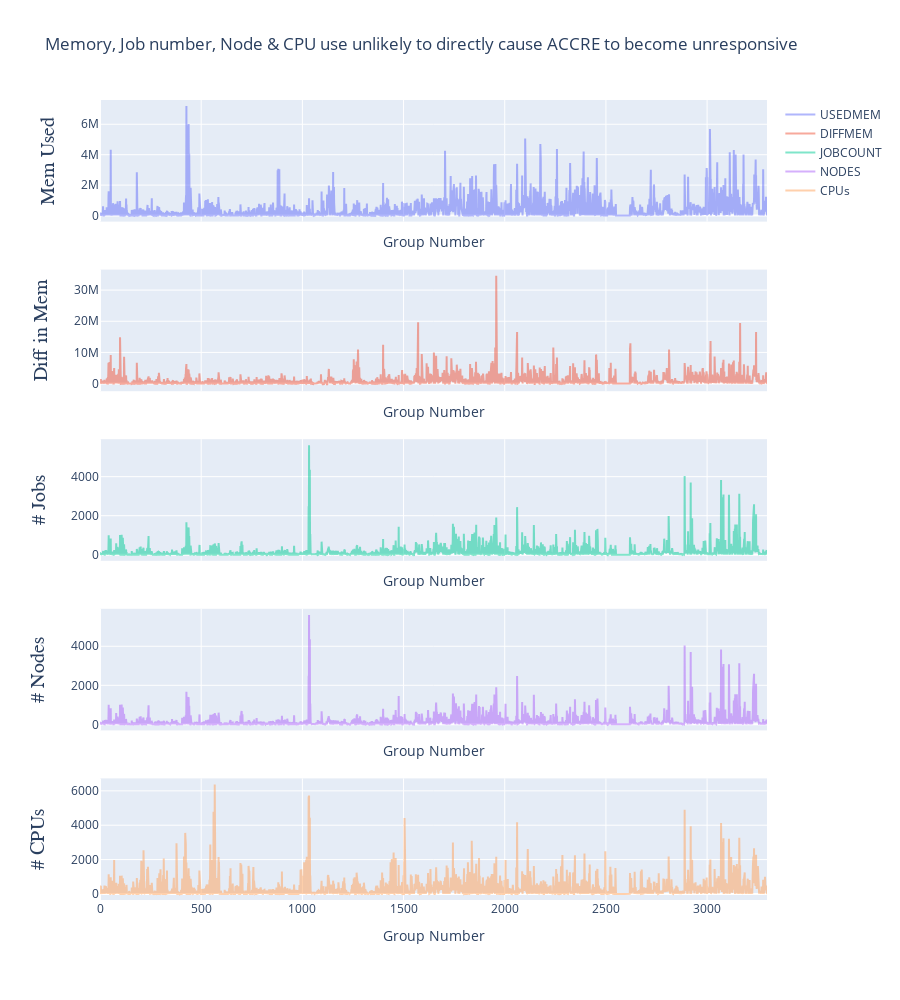

The notebook cell this image was saved under:
### Code cell
fig_multi = make_subplots(rows=5, cols=1, shared_xaxes=True)

fig_multi.add_trace(
    go.Scatter(x=totalmem['group'],
               y=totalmem['USEDMEM'],
               name='USEDMEM',
               opacity=0.5
    ),
    row=1,
    col=1
)

fig_multi.add_trace(
    go.Scatter(x=totaldiffmem['group'],
               y=totaldiffmem['DIFFMEM'],
               name='DIFFMEM',
               opacity=0.5
    ),
    row=2,
    col=1
)

fig_multi.add_trace(
    go.Scatter(x=jobcounts['group'],
               y=jobcounts['JOBCOUNT'],
               name='JOBCOUNT',
               opacity=0.5
    ),
    row=3,
    col=1
)

fig_multi.add_trace(
    go.Scatter(x=nodesum['group'],
               y=nodesum['NODES'],
               opacity=0.5,
               name='NODES',
    ),
    row=4,
    col=1
)

fig_multi.add_trace(
    go.Scatter(x=cpusum['group'],
               y=cpusum['CPUS'],
               opacity=0.5,
               name='CPUs',
    ),
    row=5,
    col=1
)

# Update xaxis properties
fig_multi.update_xaxes(title_text="Group Number")

# Update yaxis properties
fig_multi.update_yaxes(
    title_text="Mem Used", 
    row=1, col=1, 
    title_standoff=20,
    title_font=dict(size=20, family='Arial'),
)

fig_multi.update_yaxes(
    title_text="Diff in Mem", 
    row=2, col=1, 
    title_standoff=20,
    title_font=dict(size=20, family='Arial'),
)

fig_multi.update_yaxes(
    title_text="# Jobs", 
    row=3, col=1, 
    title_standoff=20,
    title_font=dict(size=20, family='Arial'),
)

fig_multi.update_yaxes(
    title_text="# Nodes", 
    row=4, col=1, 
    title_standoff=20,
    title_font=dict(size=20, family='Arial'),
)

fig_multi.update_yaxes(
    title_text="# CPUs", 
    row=5, col=1, 
    title_standoff=20,
    title_font=dict(size=20, family='Arial'),
)

# Highligth notable zone of minimal activity where failure still reported
# fig_multi.add_vrect(
#     x0=20000, x1=40000, 
#     annotation_text="Notable Zone", 
#     annotation_position="top left",
#     fillcolor="green", 
#     opacity=0.25, 
#     line_width=0
# )

fig_multi.update_layout(title_text="Memory, Job number, Node & CPU use unlikely to directly cause ACCRE to become unresponsive", 
                showlegend=True,
                margin=dict(l=100, r=50, t=100, b=100),
                height=1000)
fig_multi.show()

### Figure 1 — Plotly figure (JSON) as saved in the notebook; plotly's stock layout.template omitted (floating-point values rounded to 4 significant figures; data arrays with more than 128 entries replaced by an {"elided": "..."} marker saying what was removed)
{"data": [{"name": "USEDMEM", "opacity": 0.5, "type": "scatter", "x": {"elided": "3297 int values"}, "xaxis": "x", "y": {"elided": "3297 float values"}, "yaxis": "y"}, {"name": "DIFFMEM", "opacity": 0.5, "type": "scatter", "x": {"elided": "3297 int values"}, "xaxis": "x2", "y": {"elided": "3297 float values"}, "yaxis": "y2"}, {"name": "JOBCOUNT", "opacity": 0.5, "type": "scatter", "x": {"elided": "3297 int values"}, "xaxis": "x3", "y": {"elided": "3297 int values"}, "yaxis": "y3"}, {"name": "NODES", "opacity": 0.5, "type": "scatter", "x": {"elided": "3297 int values"}, "xaxis": "x4", "y": {"elided": "3297 int values"}, "yaxis": "y4"}, {"name": "CPUs", "opacity": 0.5, "type": "scatter", "x": {"elided": "3297 int values"}, "xaxis": "x5", "y": {"elided": "3297 int values"}, "yaxis": "y5"}], "layout": {"height": 1000, "margin": {"b": 100, "l": 100, "r": 50, "t": 100}, "showlegend": true, "title": {"text": "Memory, Job number, Node & CPU use unlikely to directly cause ACCRE to become unresponsive"}, "xaxis": {"anchor": "y", "domain": [0, 1], "matches": "x5", "showticklabels": false, "title": {"text": "Group Number"}}, "xaxis2": {"anchor": "y2", "domain": [0, 1], "matches": "x5", "showticklabels": false, "title": {"text": "Group Number"}}, "xaxis3": {"anchor": "y3", "domain": [0, 1], "matches": "x5", "showticklabels": false, "title": {"text": "Group Number"}}, "xaxis4": {"anchor": "y4", "domain": [0, 1], "matches": "x5", "showticklabels": false, "title": {"text": "Group Number"}}, "xaxis5": {"anchor": "y5", "domain": [0, 1], "title": {"text": "Group Number"}}, "yaxis": {"anchor": "x", "domain": [0.848, 1], "title": {"font": {"family": "Arial", "size": 20}, "standoff": 20, "text": "Mem Used"}}, "yaxis2": {"anchor": "x2", "domain": [0.636, 0.788], "title": {"font": {"family": "Arial", "size": 20}, "standoff": 20, "text": "Diff in Mem"}}, "yaxis3": {"anchor": "x3", "domain": [0.424, 0.576], "title": {"font": {"family": "Arial", "size": 20}, "standoff": 20, "text": "# Jobs"}}, "yaxis4": {"anchor": "x4", "domain": [0.212, 0.364], "title": {"font": {"family": "Arial", "size": 20}, "standoff": 20, "text": "# Nodes"}}, "yaxis5": {"anchor": "x5", "domain": [0, 0.152], "title": {"font": {"family": "Arial", "size": 20}, "standoff": 20, "text": "# CPUs"}}}}
